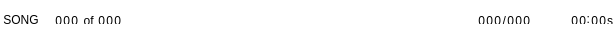
<?xml version="1.0" encoding="UTF-8"?>
<ui version="4.0">
 <class>SongInformationArea</class>
 <widget class="QWidget" name="SongInformationArea">
  <property name="geometry">
   <rect>
    <x>0</x>
    <y>0</y>
    <width>616</width>
    <height>39</height>
   </rect>
  </property>
  <property name="windowTitle">
   <string>Form</string>
  </property>
  <property name="styleSheet">
   <string notr="true">.QWidget {
background-color: rgba(255, 255, 255, 0);
}</string>
  </property>
  <layout class="QHBoxLayout" name="horizontalLayout">
   <property name="spacing">
    <number>0</number>
   </property>
   <property name="sizeConstraint">
    <enum>QLayout::SizeConstraint::SetNoConstraint</enum>
   </property>
   <property name="leftMargin">
    <number>0</number>
   </property>
   <property name="topMargin">
    <number>0</number>
   </property>
   <property name="rightMargin">
    <number>0</number>
   </property>
   <property name="bottomMargin">
    <number>0</number>
   </property>
   <item>
    <spacer name="horizontalSpacer_topLeft">
     <property name="orientation">
      <enum>Qt::Orientation::Horizontal</enum>
     </property>
     <property name="sizeType">
      <enum>QSizePolicy::Policy::Fixed</enum>
     </property>
     <property name="sizeHint" stdset="0">
      <size>
       <width>3</width>
       <height>5</height>
      </size>
     </property>
    </spacer>
   </item>
   <item>
    <widget class="QLabel" name="song">
     <property name="sizePolicy">
      <sizepolicy hsizetype="Fixed" vsizetype="Fixed">
       <horstretch>0</horstretch>
       <verstretch>0</verstretch>
      </sizepolicy>
     </property>
     <property name="font">
      <font/>
     </property>
     <property name="styleSheet">
      <string notr="true">margin-top: -1px; /*Should be negative or zero*/</string>
     </property>
     <property name="text">
      <string>SONG</string>
     </property>
     <property name="alignment">
      <set>Qt::AlignmentFlag::AlignCenter</set>
     </property>
    </widget>
   </item>
   <item>
    <spacer name="horizontalSpacer_4">
     <property name="orientation">
      <enum>Qt::Orientation::Horizontal</enum>
     </property>
     <property name="sizeType">
      <enum>QSizePolicy::Policy::Fixed</enum>
     </property>
     <property name="sizeHint" stdset="0">
      <size>
       <width>15</width>
       <height>5</height>
      </size>
     </property>
    </spacer>
   </item>
   <item>
    <widget class="QLabel" name="currentSubSongDigit3">
     <property name="sizePolicy">
      <sizepolicy hsizetype="Fixed" vsizetype="Fixed">
       <horstretch>0</horstretch>
       <verstretch>0</verstretch>
      </sizepolicy>
     </property>
     <property name="minimumSize">
      <size>
       <width>8</width>
       <height>10</height>
      </size>
     </property>
     <property name="maximumSize">
      <size>
       <width>8</width>
       <height>10</height>
      </size>
     </property>
     <property name="font">
      <font/>
     </property>
     <property name="styleSheet">
      <string notr="true">margin-top: 0px; /*Should be negative or zero*/</string>
     </property>
     <property name="text">
      <string>0</string>
     </property>
     <property name="alignment">
      <set>Qt::AlignmentFlag::AlignRight|Qt::AlignmentFlag::AlignTop|Qt::AlignmentFlag::AlignTrailing</set>
     </property>
    </widget>
   </item>
   <item>
    <widget class="QLabel" name="currentSubSongDigit2">
     <property name="sizePolicy">
      <sizepolicy hsizetype="Fixed" vsizetype="Fixed">
       <horstretch>0</horstretch>
       <verstretch>0</verstretch>
      </sizepolicy>
     </property>
     <property name="minimumSize">
      <size>
       <width>8</width>
       <height>10</height>
      </size>
     </property>
     <property name="maximumSize">
      <size>
       <width>8</width>
       <height>10</height>
      </size>
     </property>
     <property name="font">
      <font/>
     </property>
     <property name="styleSheet">
      <string notr="true">margin-top: 0px; /*Should be negative or zero*/</string>
     </property>
     <property name="text">
      <string>0</string>
     </property>
     <property name="alignment">
      <set>Qt::AlignmentFlag::AlignRight|Qt::AlignmentFlag::AlignTop|Qt::AlignmentFlag::AlignTrailing</set>
     </property>
    </widget>
   </item>
   <item>
    <widget class="QLabel" name="currentSubSongDigit1">
     <property name="sizePolicy">
      <sizepolicy hsizetype="Fixed" vsizetype="Fixed">
       <horstretch>0</horstretch>
       <verstretch>0</verstretch>
      </sizepolicy>
     </property>
     <property name="minimumSize">
      <size>
       <width>8</width>
       <height>10</height>
      </size>
     </property>
     <property name="maximumSize">
      <size>
       <width>8</width>
       <height>10</height>
      </size>
     </property>
     <property name="font">
      <font/>
     </property>
     <property name="styleSheet">
      <string notr="true">margin-top: 0px; /*Should be negative or zero*/</string>
     </property>
     <property name="text">
      <string>0</string>
     </property>
     <property name="alignment">
      <set>Qt::AlignmentFlag::AlignRight|Qt::AlignmentFlag::AlignTop|Qt::AlignmentFlag::AlignTrailing</set>
     </property>
    </widget>
   </item>
   <item>
    <widget class="QLabel" name="of">
     <property name="sizePolicy">
      <sizepolicy hsizetype="Fixed" vsizetype="Fixed">
       <horstretch>0</horstretch>
       <verstretch>0</verstretch>
      </sizepolicy>
     </property>
     <property name="minimumSize">
      <size>
       <width>19</width>
       <height>10</height>
      </size>
     </property>
     <property name="maximumSize">
      <size>
       <width>19</width>
       <height>10</height>
      </size>
     </property>
     <property name="font">
      <font/>
     </property>
     <property name="styleSheet">
      <string notr="true">margin-top: -1px; /*Should be negative or zero*/</string>
     </property>
     <property name="text">
      <string> of </string>
     </property>
     <property name="alignment">
      <set>Qt::AlignmentFlag::AlignRight|Qt::AlignmentFlag::AlignTop|Qt::AlignmentFlag::AlignTrailing</set>
     </property>
    </widget>
   </item>
   <item>
    <widget class="QLabel" name="subSongAmountDigit3">
     <property name="sizePolicy">
      <sizepolicy hsizetype="Fixed" vsizetype="Fixed">
       <horstretch>0</horstretch>
       <verstretch>0</verstretch>
      </sizepolicy>
     </property>
     <property name="minimumSize">
      <size>
       <width>8</width>
       <height>10</height>
      </size>
     </property>
     <property name="maximumSize">
      <size>
       <width>8</width>
       <height>10</height>
      </size>
     </property>
     <property name="font">
      <font/>
     </property>
     <property name="styleSheet">
      <string notr="true">margin-top: 0px; /*Should be negative or zero*/</string>
     </property>
     <property name="text">
      <string>0</string>
     </property>
     <property name="alignment">
      <set>Qt::AlignmentFlag::AlignRight|Qt::AlignmentFlag::AlignTop|Qt::AlignmentFlag::AlignTrailing</set>
     </property>
    </widget>
   </item>
   <item>
    <widget class="QLabel" name="subSongAmountDigit2">
     <property name="sizePolicy">
      <sizepolicy hsizetype="Fixed" vsizetype="Fixed">
       <horstretch>0</horstretch>
       <verstretch>0</verstretch>
      </sizepolicy>
     </property>
     <property name="minimumSize">
      <size>
       <width>8</width>
       <height>10</height>
      </size>
     </property>
     <property name="maximumSize">
      <size>
       <width>8</width>
       <height>10</height>
      </size>
     </property>
     <property name="font">
      <font/>
     </property>
     <property name="styleSheet">
      <string notr="true">margin-top: 0px; /*Should be negative or zero*/</string>
     </property>
     <property name="text">
      <string>0</string>
     </property>
     <property name="alignment">
      <set>Qt::AlignmentFlag::AlignRight|Qt::AlignmentFlag::AlignTop|Qt::AlignmentFlag::AlignTrailing</set>
     </property>
    </widget>
   </item>
   <item>
    <widget class="QLabel" name="subSongAmountDigit1">
     <property name="sizePolicy">
      <sizepolicy hsizetype="Fixed" vsizetype="Fixed">
       <horstretch>0</horstretch>
       <verstretch>0</verstretch>
      </sizepolicy>
     </property>
     <property name="minimumSize">
      <size>
       <width>8</width>
       <height>10</height>
      </size>
     </property>
     <property name="maximumSize">
      <size>
       <width>8</width>
       <height>10</height>
      </size>
     </property>
     <property name="font">
      <font/>
     </property>
     <property name="styleSheet">
      <string notr="true">margin-top: 0px; </string>
     </property>
     <property name="text">
      <string>0</string>
     </property>
     <property name="alignment">
      <set>Qt::AlignmentFlag::AlignRight|Qt::AlignmentFlag::AlignTop|Qt::AlignmentFlag::AlignTrailing</set>
     </property>
    </widget>
   </item>
   <item>
    <spacer name="horizontalSpacer">
     <property name="orientation">
      <enum>Qt::Orientation::Horizontal</enum>
     </property>
     <property name="sizeHint" stdset="0">
      <size>
       <width>339</width>
       <height>5</height>
      </size>
     </property>
    </spacer>
   </item>
   <item>
    <widget class="QLabel" name="currentPatternDigit3">
     <property name="sizePolicy">
      <sizepolicy hsizetype="Fixed" vsizetype="Fixed">
       <horstretch>0</horstretch>
       <verstretch>0</verstretch>
      </sizepolicy>
     </property>
     <property name="minimumSize">
      <size>
       <width>8</width>
       <height>10</height>
      </size>
     </property>
     <property name="maximumSize">
      <size>
       <width>8</width>
       <height>10</height>
      </size>
     </property>
     <property name="font">
      <font/>
     </property>
     <property name="styleSheet">
      <string notr="true">margin-top: 0px; /*Should be negative or zero*/</string>
     </property>
     <property name="text">
      <string>0</string>
     </property>
     <property name="alignment">
      <set>Qt::AlignmentFlag::AlignRight|Qt::AlignmentFlag::AlignTop|Qt::AlignmentFlag::AlignTrailing</set>
     </property>
    </widget>
   </item>
   <item>
    <widget class="QLabel" name="currentPatternDigit2">
     <property name="sizePolicy">
      <sizepolicy hsizetype="Fixed" vsizetype="Fixed">
       <horstretch>0</horstretch>
       <verstretch>0</verstretch>
      </sizepolicy>
     </property>
     <property name="minimumSize">
      <size>
       <width>8</width>
       <height>10</height>
      </size>
     </property>
     <property name="maximumSize">
      <size>
       <width>8</width>
       <height>10</height>
      </size>
     </property>
     <property name="font">
      <font/>
     </property>
     <property name="styleSheet">
      <string notr="true">margin-top: 0px; /*Should be negative or zero*/</string>
     </property>
     <property name="text">
      <string>0</string>
     </property>
     <property name="alignment">
      <set>Qt::AlignmentFlag::AlignRight|Qt::AlignmentFlag::AlignTop|Qt::AlignmentFlag::AlignTrailing</set>
     </property>
    </widget>
   </item>
   <item>
    <widget class="QLabel" name="currentPatternDigit1">
     <property name="sizePolicy">
      <sizepolicy hsizetype="Fixed" vsizetype="Fixed">
       <horstretch>0</horstretch>
       <verstretch>0</verstretch>
      </sizepolicy>
     </property>
     <property name="minimumSize">
      <size>
       <width>8</width>
       <height>10</height>
      </size>
     </property>
     <property name="maximumSize">
      <size>
       <width>8</width>
       <height>10</height>
      </size>
     </property>
     <property name="font">
      <font/>
     </property>
     <property name="styleSheet">
      <string notr="true">margin-top: 0px; /*Should be negative or zero*/</string>
     </property>
     <property name="text">
      <string>0</string>
     </property>
     <property name="alignment">
      <set>Qt::AlignmentFlag::AlignRight|Qt::AlignmentFlag::AlignTop|Qt::AlignmentFlag::AlignTrailing</set>
     </property>
    </widget>
   </item>
   <item>
    <widget class="QLabel" name="slash">
     <property name="sizePolicy">
      <sizepolicy hsizetype="Fixed" vsizetype="Fixed">
       <horstretch>0</horstretch>
       <verstretch>0</verstretch>
      </sizepolicy>
     </property>
     <property name="minimumSize">
      <size>
       <width>5</width>
       <height>10</height>
      </size>
     </property>
     <property name="maximumSize">
      <size>
       <width>5</width>
       <height>10</height>
      </size>
     </property>
     <property name="font">
      <font/>
     </property>
     <property name="styleSheet">
      <string notr="true">margin-top: -1px; /*Should be negative or zero*/</string>
     </property>
     <property name="text">
      <string>/</string>
     </property>
     <property name="alignment">
      <set>Qt::AlignmentFlag::AlignRight|Qt::AlignmentFlag::AlignTop|Qt::AlignmentFlag::AlignTrailing</set>
     </property>
    </widget>
   </item>
   <item>
    <widget class="QLabel" name="patternAmountDigit3">
     <property name="sizePolicy">
      <sizepolicy hsizetype="Fixed" vsizetype="Fixed">
       <horstretch>0</horstretch>
       <verstretch>0</verstretch>
      </sizepolicy>
     </property>
     <property name="minimumSize">
      <size>
       <width>8</width>
       <height>10</height>
      </size>
     </property>
     <property name="maximumSize">
      <size>
       <width>8</width>
       <height>10</height>
      </size>
     </property>
     <property name="font">
      <font/>
     </property>
     <property name="styleSheet">
      <string notr="true">margin-top: 0px; /*Should be negative or zero*/</string>
     </property>
     <property name="text">
      <string>0</string>
     </property>
     <property name="alignment">
      <set>Qt::AlignmentFlag::AlignRight|Qt::AlignmentFlag::AlignTop|Qt::AlignmentFlag::AlignTrailing</set>
     </property>
    </widget>
   </item>
   <item>
    <widget class="QLabel" name="patternAmountDigit2">
     <property name="sizePolicy">
      <sizepolicy hsizetype="Fixed" vsizetype="Fixed">
       <horstretch>0</horstretch>
       <verstretch>0</verstretch>
      </sizepolicy>
     </property>
     <property name="minimumSize">
      <size>
       <width>8</width>
       <height>10</height>
      </size>
     </property>
     <property name="maximumSize">
      <size>
       <width>8</width>
       <height>10</height>
      </size>
     </property>
     <property name="font">
      <font/>
     </property>
     <property name="styleSheet">
      <string notr="true">margin-top: 0px; /*Should be negative or zero*/</string>
     </property>
     <property name="text">
      <string>0</string>
     </property>
     <property name="alignment">
      <set>Qt::AlignmentFlag::AlignRight|Qt::AlignmentFlag::AlignTop|Qt::AlignmentFlag::AlignTrailing</set>
     </property>
    </widget>
   </item>
   <item>
    <widget class="QLabel" name="patternAmountDigit1">
     <property name="sizePolicy">
      <sizepolicy hsizetype="Fixed" vsizetype="Fixed">
       <horstretch>0</horstretch>
       <verstretch>0</verstretch>
      </sizepolicy>
     </property>
     <property name="minimumSize">
      <size>
       <width>8</width>
       <height>10</height>
      </size>
     </property>
     <property name="maximumSize">
      <size>
       <width>8</width>
       <height>10</height>
      </size>
     </property>
     <property name="font">
      <font/>
     </property>
     <property name="styleSheet">
      <string notr="true">margin-top: 0px; /*Should be negative or zero*/</string>
     </property>
     <property name="text">
      <string>0</string>
     </property>
     <property name="alignment">
      <set>Qt::AlignmentFlag::AlignRight|Qt::AlignmentFlag::AlignTop|Qt::AlignmentFlag::AlignTrailing</set>
     </property>
    </widget>
   </item>
   <item>
    <spacer name="horizontalSpacer_3">
     <property name="orientation">
      <enum>Qt::Orientation::Horizontal</enum>
     </property>
     <property name="sizeType">
      <enum>QSizePolicy::Policy::Fixed</enum>
     </property>
     <property name="sizeHint" stdset="0">
      <size>
       <width>40</width>
       <height>5</height>
      </size>
     </property>
    </spacer>
   </item>
   <item>
    <widget class="QLabel" name="songDurationMinuteDigit2">
     <property name="sizePolicy">
      <sizepolicy hsizetype="Fixed" vsizetype="Fixed">
       <horstretch>0</horstretch>
       <verstretch>0</verstretch>
      </sizepolicy>
     </property>
     <property name="minimumSize">
      <size>
       <width>8</width>
       <height>10</height>
      </size>
     </property>
     <property name="maximumSize">
      <size>
       <width>8</width>
       <height>10</height>
      </size>
     </property>
     <property name="font">
      <font>
       <stylestrategy>PreferAntialias</stylestrategy>
      </font>
     </property>
     <property name="styleSheet">
      <string notr="true">margin-top: 0px; </string>
     </property>
     <property name="text">
      <string>0</string>
     </property>
     <property name="alignment">
      <set>Qt::AlignmentFlag::AlignRight|Qt::AlignmentFlag::AlignTop|Qt::AlignmentFlag::AlignTrailing</set>
     </property>
    </widget>
   </item>
   <item>
    <widget class="QLabel" name="songDurationMinuteDigit1">
     <property name="sizePolicy">
      <sizepolicy hsizetype="Fixed" vsizetype="Fixed">
       <horstretch>0</horstretch>
       <verstretch>0</verstretch>
      </sizepolicy>
     </property>
     <property name="minimumSize">
      <size>
       <width>8</width>
       <height>10</height>
      </size>
     </property>
     <property name="maximumSize">
      <size>
       <width>8</width>
       <height>10</height>
      </size>
     </property>
     <property name="font">
      <font>
       <stylestrategy>PreferAntialias</stylestrategy>
      </font>
     </property>
     <property name="styleSheet">
      <string notr="true">margin-top: 0px; </string>
     </property>
     <property name="text">
      <string>0</string>
     </property>
     <property name="alignment">
      <set>Qt::AlignmentFlag::AlignRight|Qt::AlignmentFlag::AlignTop|Qt::AlignmentFlag::AlignTrailing</set>
     </property>
    </widget>
   </item>
   <item>
    <widget class="QLabel" name="songDurationColon">
     <property name="sizePolicy">
      <sizepolicy hsizetype="Fixed" vsizetype="Fixed">
       <horstretch>0</horstretch>
       <verstretch>0</verstretch>
      </sizepolicy>
     </property>
     <property name="minimumSize">
      <size>
       <width>4</width>
       <height>10</height>
      </size>
     </property>
     <property name="maximumSize">
      <size>
       <width>4</width>
       <height>10</height>
      </size>
     </property>
     <property name="font">
      <font/>
     </property>
     <property name="styleSheet">
      <string notr="true">margin-top: -3px;</string>
     </property>
     <property name="text">
      <string>:</string>
     </property>
     <property name="alignment">
      <set>Qt::AlignmentFlag::AlignRight|Qt::AlignmentFlag::AlignTrailing|Qt::AlignmentFlag::AlignVCenter</set>
     </property>
    </widget>
   </item>
   <item>
    <widget class="QLabel" name="songDurationSecondDigit2">
     <property name="sizePolicy">
      <sizepolicy hsizetype="Fixed" vsizetype="Fixed">
       <horstretch>0</horstretch>
       <verstretch>0</verstretch>
      </sizepolicy>
     </property>
     <property name="minimumSize">
      <size>
       <width>8</width>
       <height>10</height>
      </size>
     </property>
     <property name="maximumSize">
      <size>
       <width>8</width>
       <height>10</height>
      </size>
     </property>
     <property name="font">
      <font>
       <stylestrategy>PreferAntialias</stylestrategy>
      </font>
     </property>
     <property name="styleSheet">
      <string notr="true">margin-top: 0px; </string>
     </property>
     <property name="text">
      <string>0</string>
     </property>
     <property name="alignment">
      <set>Qt::AlignmentFlag::AlignRight|Qt::AlignmentFlag::AlignTop|Qt::AlignmentFlag::AlignTrailing</set>
     </property>
    </widget>
   </item>
   <item>
    <widget class="QLabel" name="songDurationSecondDigit1">
     <property name="sizePolicy">
      <sizepolicy hsizetype="Fixed" vsizetype="Fixed">
       <horstretch>0</horstretch>
       <verstretch>0</verstretch>
      </sizepolicy>
     </property>
     <property name="minimumSize">
      <size>
       <width>8</width>
       <height>10</height>
      </size>
     </property>
     <property name="maximumSize">
      <size>
       <width>8</width>
       <height>10</height>
      </size>
     </property>
     <property name="font">
      <font>
       <stylestrategy>PreferAntialias</stylestrategy>
      </font>
     </property>
     <property name="styleSheet">
      <string notr="true">margin-top: 0px; </string>
     </property>
     <property name="text">
      <string>0</string>
     </property>
     <property name="alignment">
      <set>Qt::AlignmentFlag::AlignRight|Qt::AlignmentFlag::AlignTop|Qt::AlignmentFlag::AlignTrailing</set>
     </property>
    </widget>
   </item>
   <item>
    <widget class="QLabel" name="s">
     <property name="sizePolicy">
      <sizepolicy hsizetype="Fixed" vsizetype="Fixed">
       <horstretch>0</horstretch>
       <verstretch>0</verstretch>
      </sizepolicy>
     </property>
     <property name="minimumSize">
      <size>
       <width>7</width>
       <height>10</height>
      </size>
     </property>
     <property name="maximumSize">
      <size>
       <width>7</width>
       <height>10</height>
      </size>
     </property>
     <property name="font">
      <font/>
     </property>
     <property name="styleSheet">
      <string notr="true">margin-top: -1px; /*Should be negative or zero*/</string>
     </property>
     <property name="text">
      <string>s</string>
     </property>
     <property name="alignment">
      <set>Qt::AlignmentFlag::AlignRight|Qt::AlignmentFlag::AlignTop|Qt::AlignmentFlag::AlignTrailing</set>
     </property>
    </widget>
   </item>
   <item>
    <spacer name="horizontalSpacer_topRight">
     <property name="orientation">
      <enum>Qt::Orientation::Horizontal</enum>
     </property>
     <property name="sizeType">
      <enum>QSizePolicy::Policy::Fixed</enum>
     </property>
     <property name="sizeHint" stdset="0">
      <size>
       <width>3</width>
       <height>5</height>
      </size>
     </property>
    </spacer>
   </item>
  </layout>
 </widget>
 <resources/>
 <connections/>
</ui>
